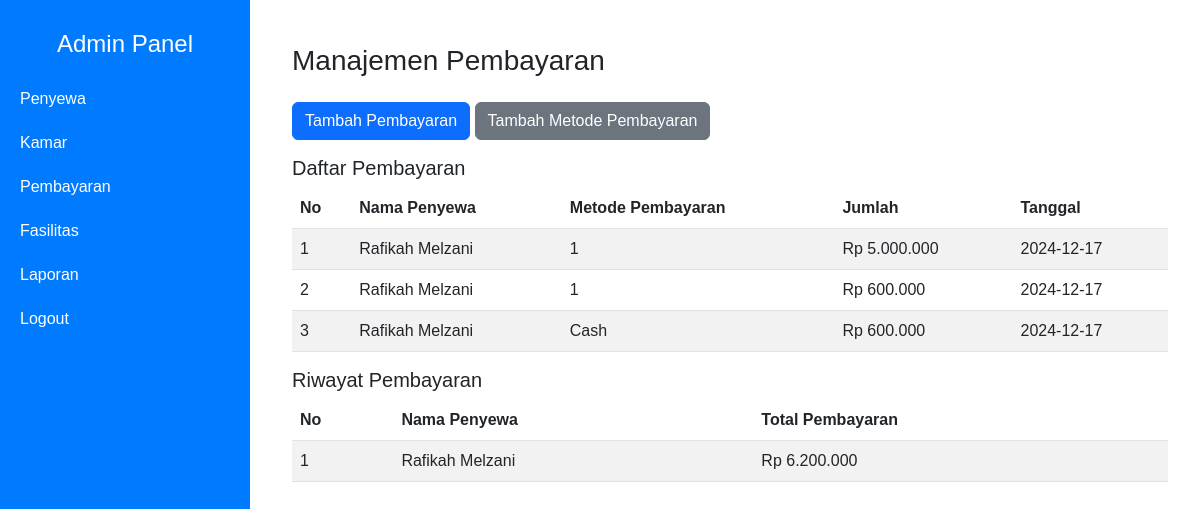
Page /admin/dashboard.php?page=pembayaran on the committed database.
### tables this page shows
CREATE TABLE `pembayaran` (
  `id_pembayaran` int(11) NOT NULL,
  `id_penyewa` int(11) NOT NULL,
  `metode_pembayaran` varchar(50) DEFAULT NULL,
  `jumlah` int(11) NOT NULL,
  `tanggal` date DEFAULT NULL
);

CREATE TABLE `penyewa` (
  `id_penyewa` int(11) NOT NULL,
  `id_pengguna` int(11) NOT NULL,
  `nama` varchar(100) NOT NULL,
  `kontak` varchar(50) DEFAULT NULL,
  `alamat` text DEFAULT NULL,
  `catatan_khusus` text DEFAULT NULL,
  `id_kamar` int(11) DEFAULT NULL,
  `nomor_kamar` varchar(20) DEFAULT NULL
);

### admin/pembayaran.php (the view, shortened to what this page needs)
<?php
include '../koneksi.php';
$pembayaran = mysqli_query($conn, "SELECT p.*, py.nama
                                   FROM pembayaran p
                                   JOIN penyewa py ON p.id_penyewa = py.id_penyewa");
?>
<div class="container mt-4">
    <h3>Manajemen Pembayaran</h3>
    <button class="btn btn-primary my-3" data-bs-toggle="modal" data-bs-target="#modalPembayaran">Tambah Pembayaran</button>
    <button class="btn btn-secondary my-3" data-bs-toggle="modal" data-bs-target="#modalMetode">Tambah Metode Pembayaran</button>
    <h5>Daftar Pembayaran</h5>
    <table class="table table-striped">
        <thead>
            <tr>
                <th>No</th>
                <th>Nama Penyewa</th>
                <th>Metode Pembayaran</th>
                <th>Jumlah</th>
                <th>Tanggal</th>
            </tr>
        </thead>
        <tbody>
            <?php $i = 1; while ($row = mysqli_fetch_assoc($pembayaran)): ?>
                <tr>
                    <td><?= $i++; ?></td>
                    <td><?= $row['nama']; ?></td>
                    <td><?= $row['metode_pembayaran']; ?></td>
                    <td>Rp <?= number_format($row['jumlah'], 0, ',', '.'); ?></td>
                    <td><?= $row['tanggal']; ?></td>
                </tr>
            <?php endwhile; ?>
        </tbody>
    </table>
    <h5>Riwayat Pembayaran</h5>
    <table class="table table-striped">
        <thead>
            <tr>
                <th>No</th>
                <th>Nama Penyewa</th>
                <th>Total Pembayaran</th>
            </tr>
        </thead>
        <tbody>
            <?php
            $riwayat = mysqli_query($conn, "SELECT py.nama, SUM(p.jumlah) AS total
                                            FROM pembayaran p
                                            JOIN penyewa py ON p.id_penyewa = py.id_penyewa
                                            GROUP BY py.nama");
            $i = 1;
            while ($row = mysqli_fetch_assoc($riwayat)): ?>
                <tr>
                    <td><?= $i++; ?></td>
                    <td><?= $row['nama']; ?></td>
                    <td>Rp <?= number_format($row['total'], 0, ',', '.'); ?></td>
                </tr>
            <?php endwhile; ?>
        </tbody>
    </table>
</div>

### admin/dashboard.php (style rules this page uses)
body { font-family: Arial, sans-serif; }

### rows in the picture
pembayaran: id_penyewa.nama "Rafikah Melzani", metode_pembayaran "1", jumlah "5.000.000", tanggal "2024-12-17"
pembayaran: id_penyewa.nama "Rafikah Melzani", metode_pembayaran "1", jumlah "600.000", tanggal "2024-12-17"
pembayaran: id_penyewa.nama "Rafikah Melzani", metode_pembayaran "Cash", jumlah "600.000", tanggal "2024-12-17"

### other values in the picture
$row['nama'] "Rafikah Melzani"
$row['total'] "6.200.000"
